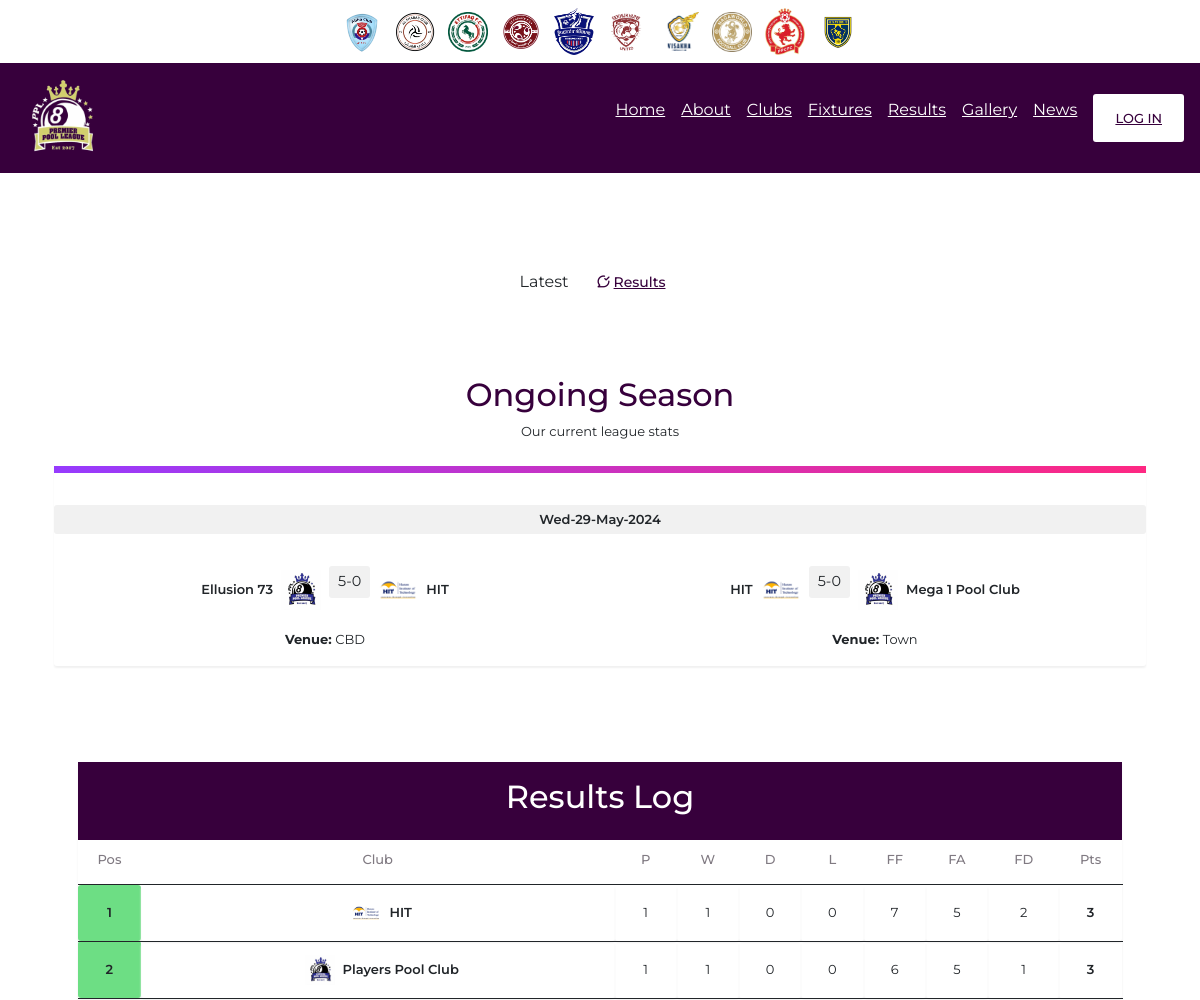
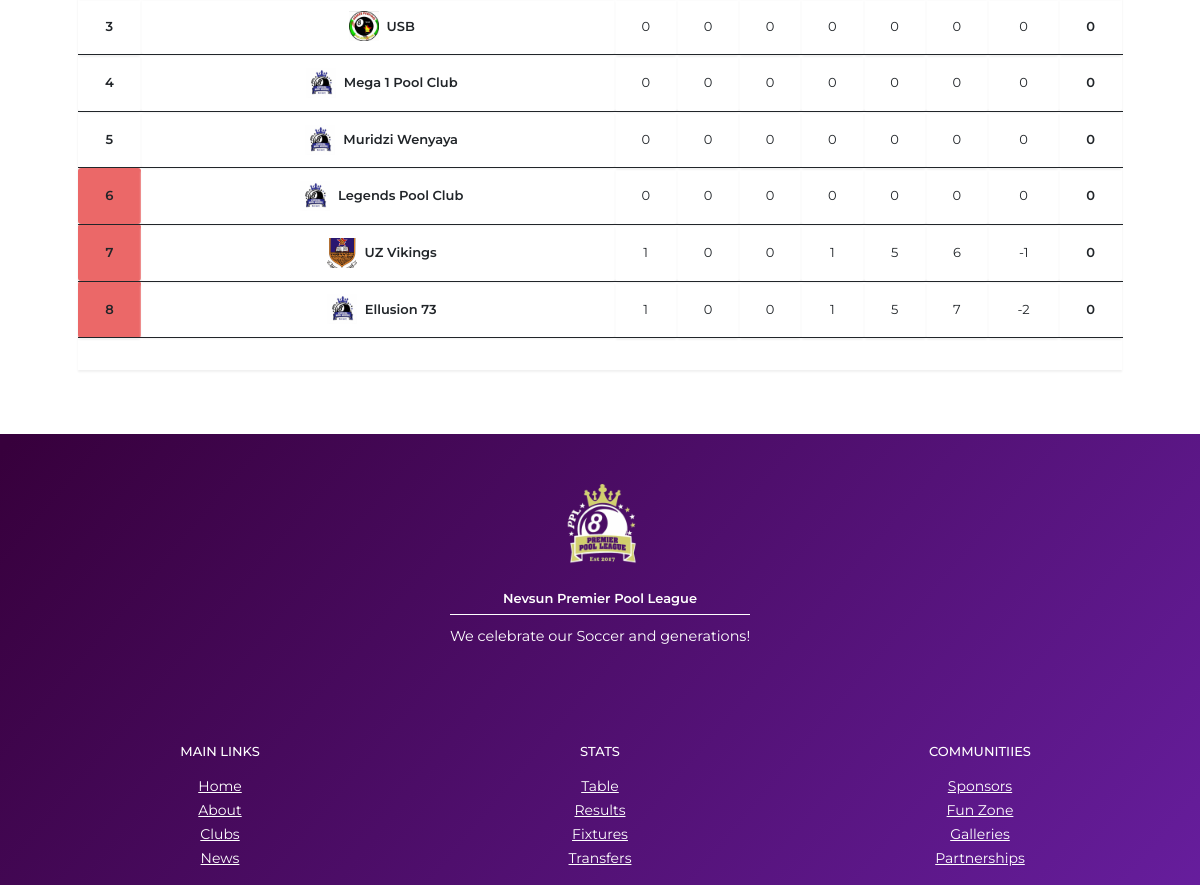
The app's page /results.php with its own data (2 pictures, top to bottom).
### tables this page shows
CREATE TABLE `fixtures` (
  `id` int(11) NOT NULL,
  `team1id` int(11) NOT NULL,
  `team2id` int(11) NOT NULL,
  `date` datetime NOT NULL,
  `venue` varchar(50) NOT NULL
);

CREATE TABLE `clubs` (
  `id` int(11) NOT NULL,
  `name` varchar(30) NOT NULL,
  `estdate` datetime NOT NULL,
  `location` varchar(30) NOT NULL,
  `numplayers` int(11) NOT NULL,
  `logo` varchar(30) NOT NULL
);

CREATE TABLE `log` (
  `id` int(11) NOT NULL,
  `position` int(11) NOT NULL,
  `clubId` int(11) NOT NULL,
  `played` int(11) NOT NULL,
  `wins` int(11) NOT NULL,
  `draws` int(11) NOT NULL,
  `loses` int(11) NOT NULL,
  `ff` int(11) NOT NULL,
  `fa` int(11) NOT NULL,
  `fd` int(11) NOT NULL,
  `points` int(11) NOT NULL
);

### results.php (the view, shortened to what this page needs)
<?php
include 'header.php';
require_once('databaseConn.php');
function getTeamLogo($logoFileName)
{
  $logoPath = "./Admin/images/uploads/" . $logoFileName;
  if (file_exists($logoPath)) {
    return $logoPath;
  } else {
    return "./Admin/images/default_logo.png";
  }
}
?>
<body>
  <div class="bodyFlex">
    <div class="mainBody">
      <div class="aboutBanner">
        <div class="aboutButton flex">Latest
          <a href="#results" class="aboutBtnActive">
            <i class="uil uil-comment-check icon"></i>Results</a>
        </div>
      </div>
      <div class="section container resultsSection" id="results">
        <div class="sectionContainer">
          <div class="sectionIntro ">
            <h2>Ongoing Season</h2>
            <span class="sectionSubTitle">Our current league stats</span>
          </div>
          <div class="sectionContent grid">
            <div class="sectionContainer">
              <div class="fixtureDiv borderTop">
                <?php
                $sql = "SELECT DISTINCT date FROM `fixtures`";
                $result = mysqli_query($conn, $sql);
                while ($dateRow = mysqli_fetch_assoc($result)) {
                  $selectedDate = $dateRow["date"];
                  $sql = "SELECT f.id, c1.name AS team1_name, c1.logo AS team1_logo, c2.name AS team2_name, c2.logo AS team2_logo, f.date, f.venue
                    FROM fixtures f
                    INNER JOIN clubs c1 ON f.team1id = c1.id
                    INNER JOIN clubs c2 ON f.team2id = c2.id
                    WHERE f.date = '$selectedDate'";
                  $fixtureResult = mysqli_query($conn, $sql);
                  if (mysqli_num_rows($fixtureResult) > 0) {
                ?>
                    <div class="date">
                      <?php echo date('D-d-M-Y', strtotime($selectedDate)); ?>
                    </div>
                    <div class="allFixtures">
                      <?php
                      while ($row = mysqli_fetch_assoc($fixtureResult)) {
                        $team1_logo = getTeamLogo($row["team1_logo"]);
                        $team2_logo = getTeamLogo($row["team2_logo"]);
                      ?>
                        <div class="singleFixture">
                          <div class="teams flex">
                            <div class="teamName_teamLogo flex">
                              <div class="name"><?php echo $row["team1_name"]; ?></div>
                              <div class="teamLogoDiv">
                                <img src="<?php echo $team1_logo; ?>" alt="Team Logo" class="teamLogo" />
                              </div>
                            </div>
                            <p class="time">5-0</p>
                            <div class="teamName_teamLogo flex">
                              <div class="teamLogoDiv">
                                <img src="<?php echo $team2_logo; ?>" alt="Team Logo" class="teamLogo" />
                              </div>
                              <div class="name"><?php echo $row["team2_name"]; ?></div>
                            </div>
                          </div>
                          <span class="venue"><strong>Venue: </strong><?php echo $row["venue"]; ?></span>
                        </div>
                      <?php } ?>
                    </div>
                  <?php
                  }
                  ?>
                <?php
                }
                ?>
              </div>
            </div>
            <section class="section container logSection ">
              <div class="sectionContainer">
                <div class="sectionContent ">
                  <div class="table__WeekPlayers grid">
                    <div class="tableDiv">
                      <div class="tableLogoDiv">
                        <h2 style="color: white;">Results Log</h2>
                      </div>
                      <div class="table">
                        <table>
                          <tr>
                            <th>Pos</th>
                            <th>Club</th>
                            <th>P</th>
                            <th>W</th>
                            <th>D</th>
                            <th>L</th>
                            <th>FF</th>
                            <th>FA</th>
                            <th>FD</th>
                            <th>Pts</th>
                          </tr>
                          <?php
                          $countQuery = "SELECT COUNT(*) AS total_items FROM log;";
                          $countResult = mysqli_query($conn, $countQuery);
                          if ($countResult) {
                            $rowCount = mysqli_fetch_assoc($countResult)['total_items'];
                          } else {
                            echo "Error getting item count: " . mysqli_error($conn);
                          }
                          $counter = 1;
                          $teamsQuery = "SELECT l.*, c.name AS team_name, c.logo AS team_logo
                                 FROM log l
                                 INNER JOIN clubs c ON l.clubid = c.id
                                 ORDER BY l.points DESC, l.fd DESC;";
                          $teamsResult = mysqli_query($conn, $teamsQuery);
                          while ($teamRow = mysqli_fetch_assoc($teamsResult)) {
                          ?>
                            <tr class="tr" style="padding: 1rem 0">
                              <?php
                              if ($counter < 3) { ?>
                                <td class="pos green leader"><?php echo $counter ?></td>
                              <?php
                              } else if ($rowCount - 2 <= $counter) {
                              ?>
                                <td class="pos red"><?php echo $counter ?></td>
                              <?php
                              } else {
                              ?>
                                <td class="pos"><?php echo $counter ?></td>
                              <?php
                              }
                              ?>
                              <?php $counter++ ?>
                              <td class="flex">
                                <div class="teamLogoDiv">
                                  <img src="./Admin/images/uploads/<?php echo $teamRow["team_logo"]  ?>" alt="Team Logo" class="teamLogo" />
                                </div>
                                <div class="name"><?php echo $teamRow["team_name"]  ?></div>
                              </td>
                              <td><?php echo $teamRow["played"]  ?></td>
                              <td><?php echo $teamRow["wins"]  ?></td>
                              <td><?php echo $teamRow["draws"]  ?></td>
                              <td><?php echo $teamRow["loses"]  ?></td>
                              <td><?php echo $teamRow["ff"]  ?></td>
                              <td><?php echo $teamRow["fa"]  ?></td>
                              <td><?php echo $teamRow["fd"]  ?></td>
                              <td class="points"><?php echo $teamRow["points"]  ?></td>
                            </tr>
                          <?php
                          }
                          ?>
                        </table>
                      </div>
                    </div>
                  </div>
                </div>
              </div>
            </section>
          </div>
        </div>
      </div>
    </div>
  </div>
  <?php
  include 'footer.php';
  ?>
</body>
</html>

### release/v4.0.0/css/line.css (style rules this page uses)
[class^=uil-]:before,[class*=" uil-"]:before { font-family:unicons-line;font-style:normal;font-weight:400;speak:none;display:inline-block;text-decoration:inherit;font-variant:normal;text-transform:none;line-height:1;-webkit-font-smoothing:antialiased;-moz-osx-font-smoothing:grayscale }
.uil-comment-check:before { content:'\e807' }

### records on screen
fixtures: team1id.name "Ellusion 73", team1id.logo (picture), team2id.logo (picture), team2id.name "HIT", venue "CBD"
fixtures: team1id.name "HIT", team1id.logo (picture), team2id.logo (picture), team2id.name "Mega 1 Pool Club", venue "Town"
log: clubId.logo (picture), clubId.name "HIT", played "1", wins "1", draws "0", loses "0", ff "7", fa "5", fd "2", points "3"
log: clubId.logo (picture), clubId.name "Players Pool Club", played "1", wins "1", draws "0", loses "0", ff "6", fa "5", fd "1", points "3"
log: clubId.logo (picture), clubId.name "USB", played "0", wins "0", draws "0", loses "0", ff "0", fa "0", fd "0", points "0"
log: clubId.logo (picture), clubId.name "Mega 1 Pool Club", played "0", wins "0", draws "0", loses "0", ff "0", fa "0", fd "0", points "0"
log: clubId.logo (picture), clubId.name "Muridzi Wenyaya", played "0", wins "0", draws "0", loses "0", ff "0", fa "0", fd "0", points "0"
log: clubId.logo (picture), clubId.name "Legends Pool Club", played "0", wins "0", draws "0", loses "0", ff "0", fa "0", fd "0", points "0"
log: clubId.logo (picture), clubId.name "UZ Vikings", played "1", wins "0", draws "0", loses "1", ff "5", fa "6", fd "-1", points "0"
log: clubId.logo (picture), clubId.name "Ellusion 73", played "1", wins "0", draws "0", loses "1", ff "5", fa "7", fd "-2", points "0"

### other values on screen
date('D-d-M-Y', strtotime($selectedDate)) "Wed-29-May-2024"
